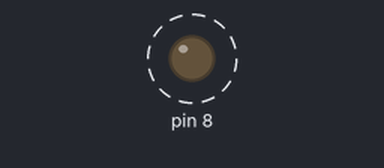
This sketch was run on a simulated Arduino Uno, built with avr-gcc and run on an emulated ATmega328P. On the bench: output pins drawn as LEDs (lit = HIGH). Dashed ring = blinking.

Above: at 0.4 s.
Timing chart, 0 to 4.6 s (numbered marks = the images above):
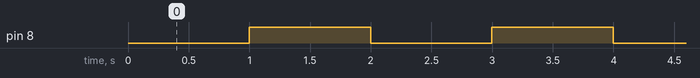

Measured:
- by itself, pin 8: alternates HIGH for 1.0 s and LOW for 1.0 s

The sketch:

pisca_led.ino
```cpp
#include <avr/io.h>
#include <avr/interrupt.h>
/* Limite de interrupções em 61, pois queremos que o LED pisque a cada 1s. 61 * 16,384ms = 1s */
volatile uint16_t limite_interrupcoes_contagem = 61;
// variável auxiliar
volatile uint16_t contagem = 0;

//----------------------------------------------------------------------------------
ISR(TIMER0_OVF_vect) //interrupção do TC0
{
  //soma o auxiliar a cada estouro
  contagem++;
  //verifica se possui os 61 estouros
  if (contagem >= limite_interrupcoes_contagem) {
    //se o led estiver aceso, apaga
    if (PORTB & 0b00000001) {
      PORTB &= 0b0;
    //caso contrário acende
    } else {
      PORTB |= _BV(PORTB0);
    }
    contagem = 0;
  }

}
//----------------------------------------------------------------------------------
int main()
{
  DDRB = 0b00000001; //somente pino do LED como saída (PB0)
  //Definimos o prescaler no TCCR0B, TC0 com prescaler de 1024 a 16MHz (default arduino)
  // gera uma interrupção a cada 16,384ms
  TCCR0B = _BV(CS02) | _BV(CS00);
  TIMSK0 = _BV(TOIE0); //habilita a interrupção do TC0
  sei(); //habilita a chave de interrupção global
  while (1)
  {
    /*Aqui vai o código, a cada estouro do TC0 o programa desvia para
      ISR(TIMER0_OVF_vect)*/
  }
}
```
